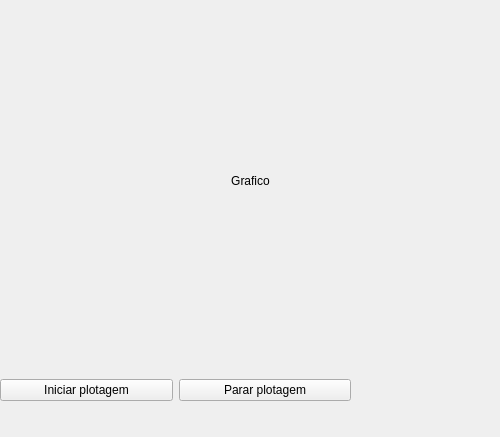
<?xml version="1.0" encoding="UTF-8"?>
<ui version="4.0">
 <class>plotter</class>
 <widget class="QMainWindow" name="plotter">
  <property name="geometry">
   <rect>
    <x>0</x>
    <y>0</y>
    <width>500</width>
    <height>437</height>
   </rect>
  </property>
  <property name="windowTitle">
   <string>Plotter</string>
  </property>
  <widget class="QWidget" name="centralwidget">
   <widget class="QWidget" name="verticalLayoutWidget">
    <property name="geometry">
     <rect>
      <x>0</x>
      <y>0</y>
      <width>501</width>
      <height>361</height>
     </rect>
    </property>
    <layout class="QVBoxLayout" name="verticalLayout">
     <item>
      <widget class="QLabel" name="grafico">
       <property name="layoutDirection">
        <enum>Qt::LeftToRight</enum>
       </property>
       <property name="text">
        <string>Grafico</string>
       </property>
       <property name="textFormat">
        <enum>Qt::AutoText</enum>
       </property>
       <property name="alignment">
        <set>Qt::AlignCenter</set>
       </property>
      </widget>
     </item>
    </layout>
   </widget>
   <widget class="QWidget" name="horizontalLayoutWidget">
    <property name="geometry">
     <rect>
      <x>0</x>
      <y>360</y>
      <width>351</width>
      <height>61</height>
     </rect>
    </property>
    <layout class="QHBoxLayout" name="horizontalLayout">
     <item>
      <widget class="QPushButton" name="iniciar">
       <property name="text">
        <string>Iniciar plotagem</string>
       </property>
      </widget>
     </item>
     <item>
      <widget class="QPushButton" name="parar">
       <property name="text">
        <string>Parar plotagem</string>
       </property>
      </widget>
     </item>
    </layout>
   </widget>
  </widget>
 </widget>
 <resources/>
 <connections/>
</ui>
